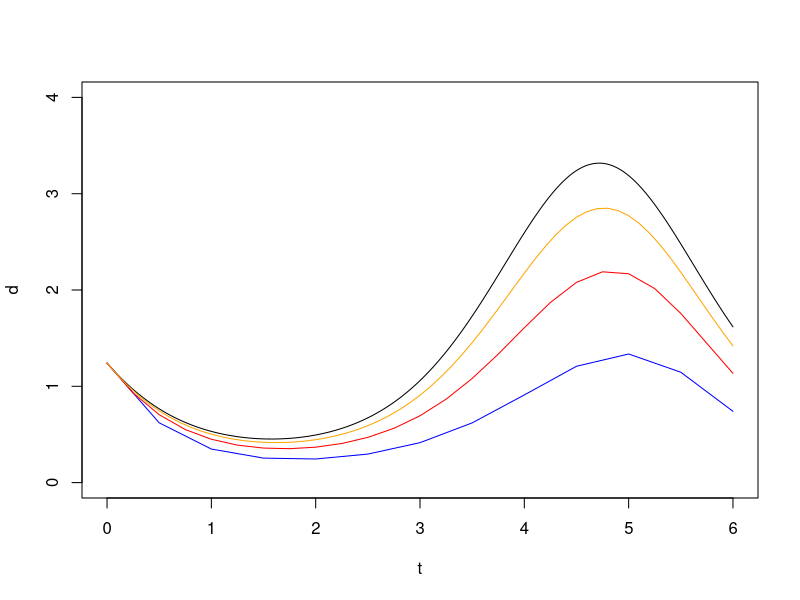

Write the R code that produced this figure.
# Define the ODE function
f <- function(x, y) {
  return(-y * cos(x))
}

# Given initial values
y0 <- 1.241
t_min <- 0
t_max <- 6

# Step sizes
h_values <- c(0.5, 0.25, 0.1, 0.01)

# Calculate the values using Euler's Method
euler_solution <- function(h) {
  n <- floor((t_max - t_min) / h) + 1
  t_values <- seq(t_min, t_max, by = h)
  y_values <- numeric(n)
  y_values[1] <- y0
  
  for (i in 1:(n - 1)) {
    y_values[i + 1] <- y_values[i] + f(t_values[i], y_values[i]) * h
  }
  
  return(data.frame(t = t_values, y = y_values))
}

# Calculate the analytical solution
analytical_solution <- function(t) {
  return(0.5 * exp(sin(2 * exp(-sin(t)))))
}

# Initialize a list to store results
results <- list()

# Perform calculations and store results
for (h in h_values) {
  euler_result <- euler_solution(h)
  analytical_values <- analytical_solution(euler_result$t)
  absolute_errors <- abs(analytical_values - euler_result$y)
  relative_errors <- absolute_errors / analytical_values
  
  results[[as.character(h)]] <- data.frame(
    Time = euler_result$t,
    EulerSolution = euler_result$y,
    AnalyticalSolution = analytical_values,
    AbsoluteError = absolute_errors,
    RelativeError = relative_errors
  )
}

# Print the tabular results for h = 0.5
print("Tabular results for h = 0.5:")
print(results$'0.5')

disp_0.01 <- results$'0.01'$EulerSolution
time_0.01 <- results$'0.01'$Time

disp_0.5 <- results$'0.5'$EulerSolution
time_0.5 <- results$'0.5'$Time

disp_0.25 <- results$'0.25'$EulerSolution
time_0.25 <- results$'0.25'$Time

disp_0.1 <- results$'0.1'$EulerSolution
time_0.1 <- results$'0.1'$Time

plot(time_0.01, disp_0.01, type = "l", col = "black",xlab = "t" , ylab = "d", ylim = c(0,4))
lines(time_0.5, disp_0.5, col = "blue")
lines(time_0.25, disp_0.25, col = "red")
lines(time_0.1, disp_0.1, col = "orange")